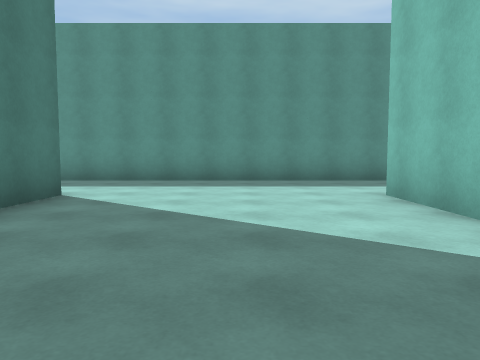
View 1 (above)

24 first-person views from a walk through a 3-D level made in the Unity game engine. The camera is 1.2 m above the floor, tilts 4° down and sees 70° across. The floor is counted in squares, 2 m on a side. Each view is taken from the middle of a square. On the plan, view 1 faces up. The plan holds only what a view shows up to about 10 squares ahead; the rest is blank. The place goes on beyond the plan. The player character is not drawn.

View 2
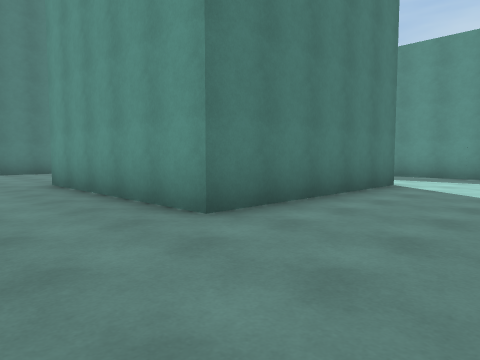

View 3
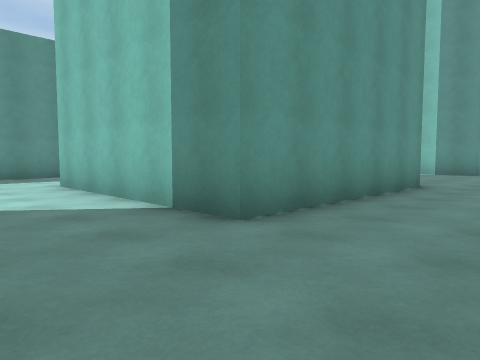

View 4
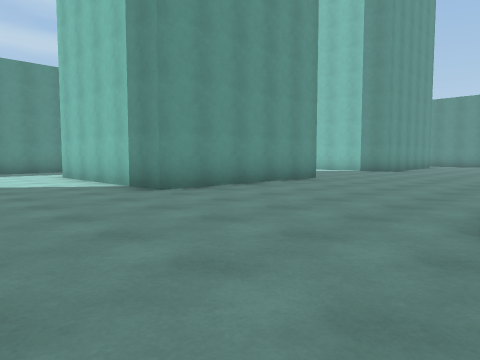

View 5
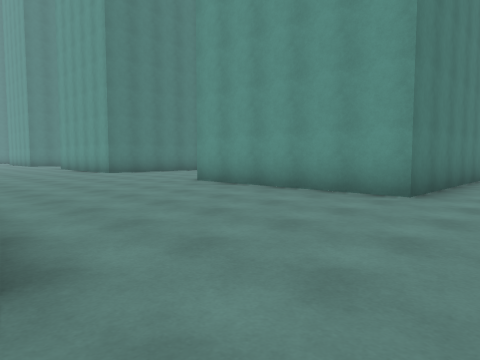

View 6
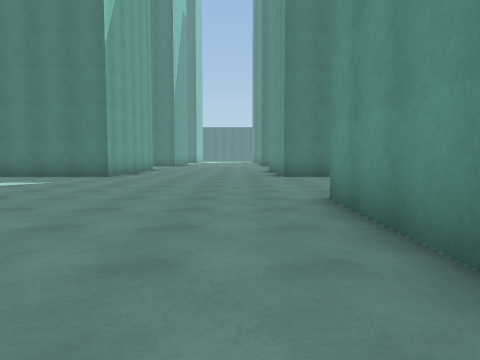

View 7
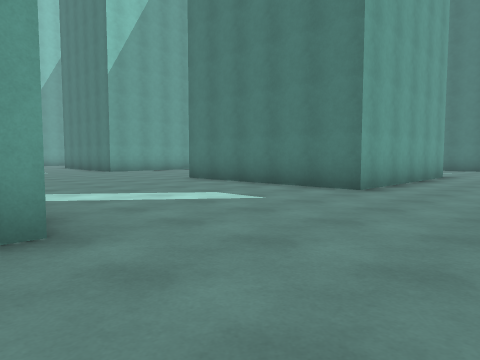

View 8
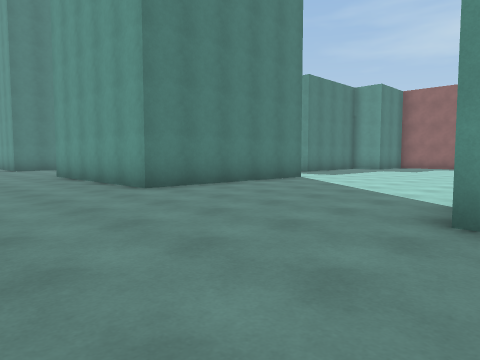

View 9
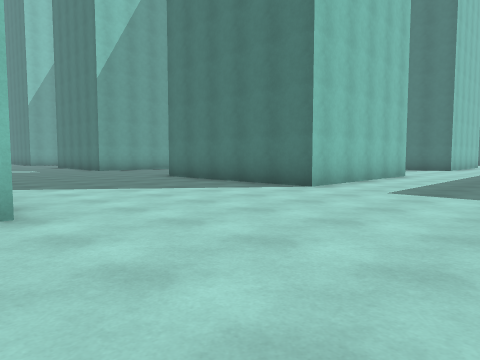

View 10
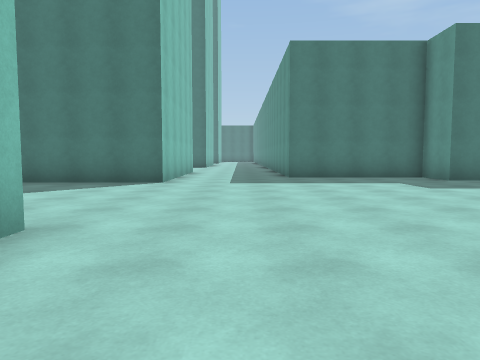

View 11
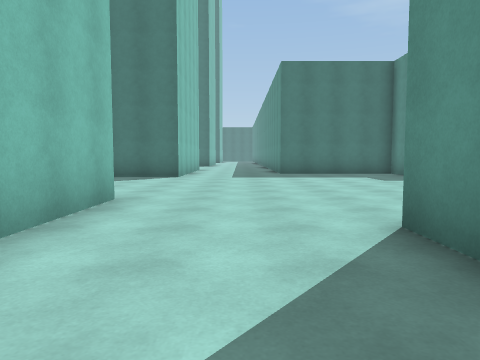

View 12
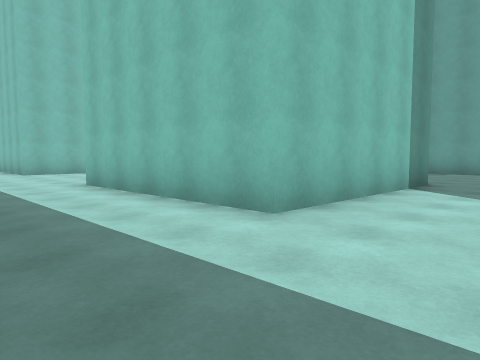

View 13
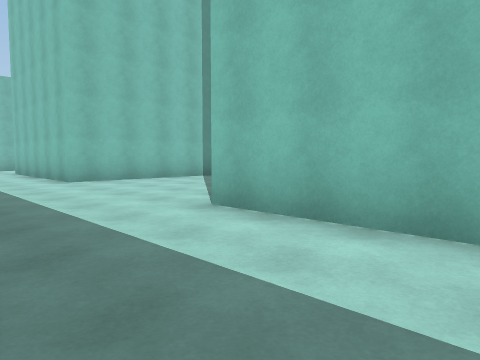

View 14
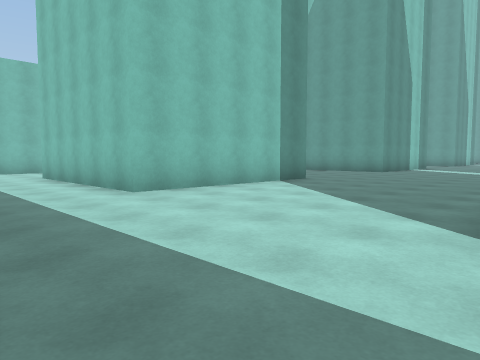

View 15
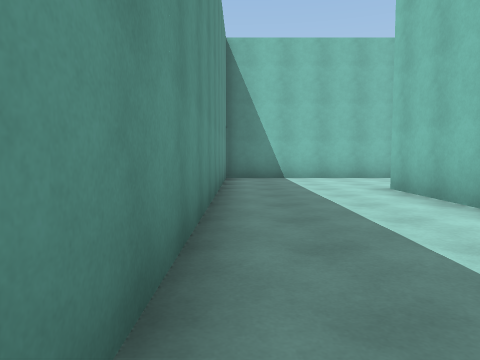

View 16
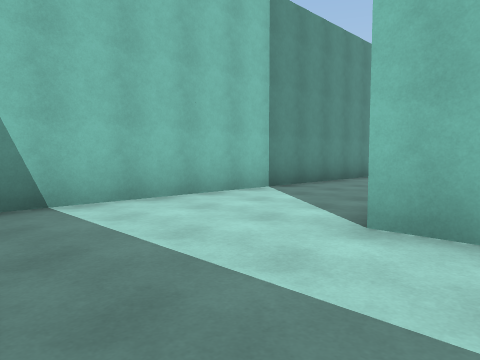

View 17
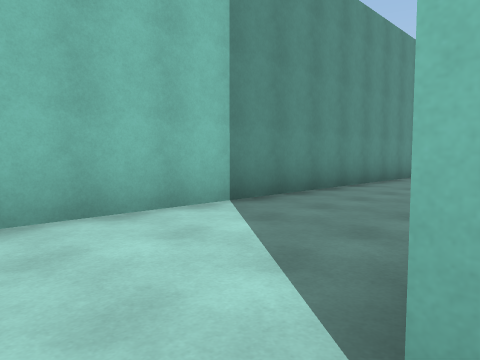

View 18
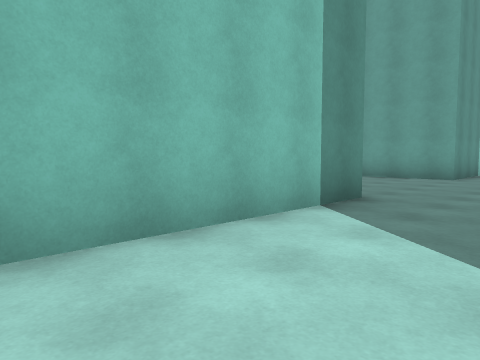

View 19
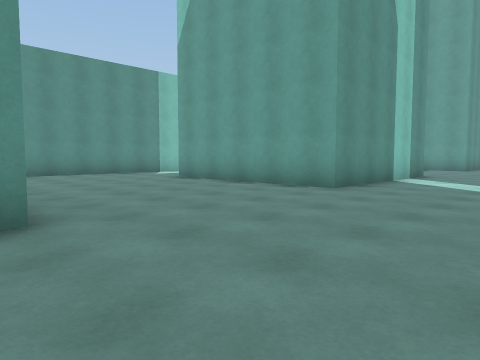

View 20
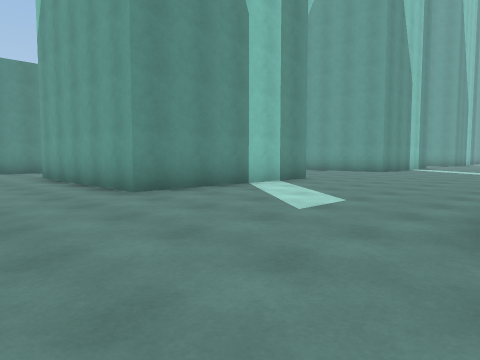

View 21
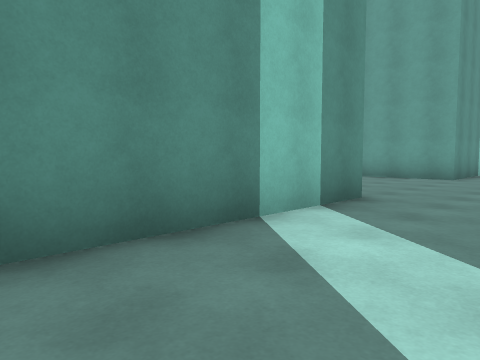

View 22
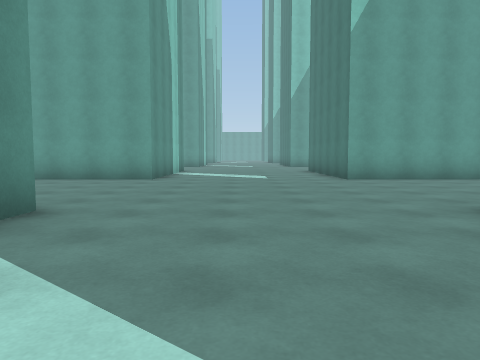

View 23
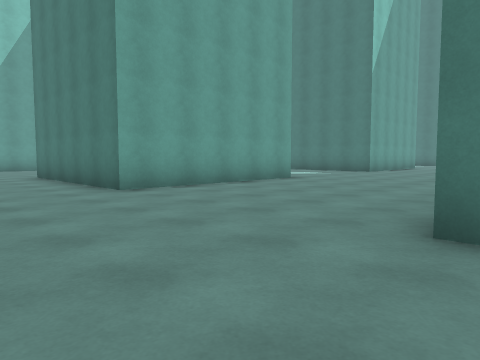

View 24
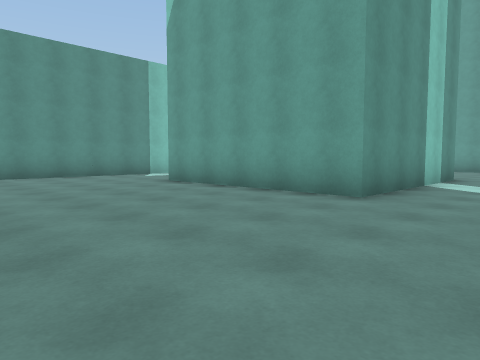

### Floor plan
Points are (right, up) in squares from view 1. A wall is a line through its corners. A room is listed if a view was taken in it or the views show most of it. See-through windows are left out.
Room 1 (views 1, 2, 3, 4, 5, 6, 7, 8, 9, 10, 11, 12, 13, 14, 15, 16, 17, 18, 19, 20, 21, 22, 23, 24)
walls: (7.4, 0.3) (2.3, 0.3) (2.3, 5.2) (7.2, 5.2); (-7.9, -4.8) (-7.4, -4.8); (-2.7, 5.2) (-2.7, 0.3) (-7.8, 0.3); (2.2, -14.8) (7.2, -14.8) (7.2, -19.5); (12.2, 0.1) (12.2, 5.2) (17.2, 5.2); (12.2, -9.9) (12.2, -4.8) (17.2, -4.8); (3.6, 8.4) (-5.9, 8.4); (-7.9, 5.2) (-5.4, 5.2); (20.4, -4.1) (20.4, 8.4) (11.5, 8.4); (12.2, -19.5) (12.2, -14.8) (17.2, -14.8); (-17.5, -4.8) (-12.8, -4.8) (-12.8, -9.8); (20.4, -13.9) (20.4, -11.8); (-17.5, 5.2) (-12.8, 5.2) (-12.8, 0.3) (-17.5, 0.3); (-14.6, 11.5) (-14.6, 8.4)

Where each view was taken, in squares from view 1:
view 1: 0 up, 0 right, facing up
view 2: 2 down, 0 right, facing up-left
view 3: 2 down, 0 right, facing up-right
view 4: 5 down, 1 left, facing up-right
view 5: 5 down, 1 left, facing up-left
view 6: 1 down, 3 left, facing left
view 7: 2 down, 7 left, facing down-left
view 8: 3 down, 7 left, facing up-left
view 9: 9 up, 7 left, facing down-left
view 10: 7 up, 5 left, facing left
view 11: 7 up, 3 left, facing left
view 12: 8 up, 0 right, facing down-right
view 13: 8 up, 4 right, facing down-right
view 14: 8 up, 7 right, facing down-right
view 15: 8 up, 11 right, facing right
view 16: 8 up, 16 right, facing down-right
view 17: 6 up, 17 right, facing down-right
view 18: 5 up, 10 right, facing down-right
view 19: 1 up, 9 right, facing down-right
view 20: 2 down, 7 right, facing down-right
view 21: 5 down, 10 right, facing down-right
view 22: 6 down, 10 right, facing down
view 23: 9 down, 10 right, facing down-left
view 24: 10 down, 10 right, facing down-right
